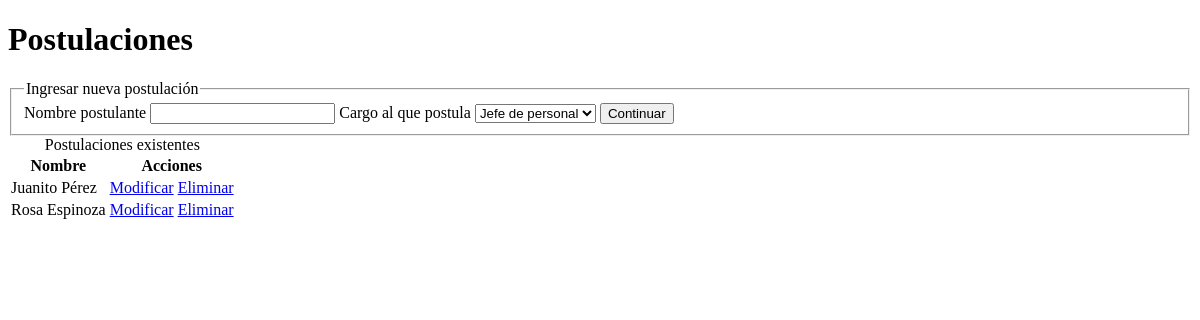
Before: /index.php/postulantes with the older database file.
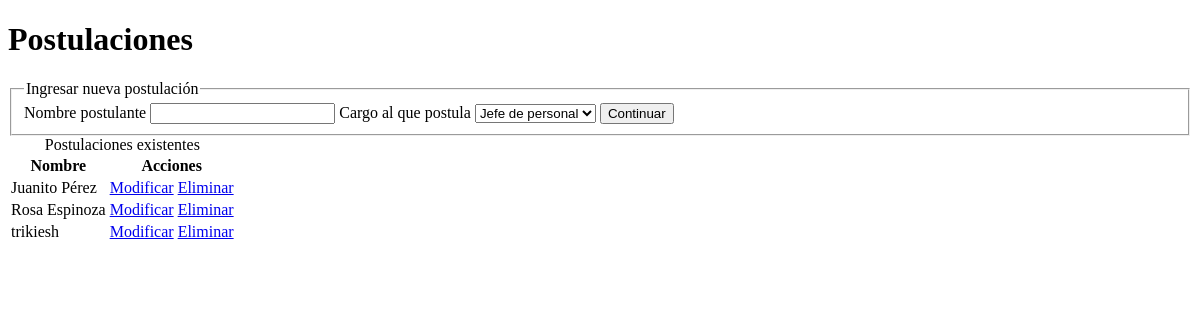
After: the same page with the newer database file.
### tables this page shows
CREATE TABLE "postulante" (
    "id" INTEGER PRIMARY KEY AUTOINCREMENT NOT NULL,
    "nombre" TEXT NOT NULL,
    "id_perfil" INTEGER DEFAULT NULL,
    FOREIGN KEY (id_perfil) REFERENCES perfil(id)
);

### application/controllers/postulantes.php (called while the page is built, shortened)
<?php if ( ! defined('BASEPATH')) exit('No direct script access allowed');
class Postulantes extends CI_Controller {
    public function index() {
		$this->load->model('postulante_model');
		$this->load->model('perfil_model');
        $this->load->view(
			'postulantes/welcome_message',
			array(
				'postulantes' => $this->postulante_model->get(),
				'perfiles' => $this->perfil_model->get()
			)
		);
    }
};

### index.php (called while the page is built, shortened)
<?php
require_once BASEPATH.'core/CodeIgniter.php';

### application/models/perfil_model.php (called while the page is built, shortened)
<?php
class Perfil_model extends CI_Model {
	public function get($id = null) {
		if (is_null($id))
			$retval = $this->db->get('perfil')->result();
		else {
			$retval = $this->db->where('id', $id)->get('perfil')->result();
			$retval = $retval[0];
		}
		return $retval;
	}
}

### application/models/postulante_model.php (called while the page is built, shortened)
<?php
class Postulante_model extends CI_Model {
	public function get($id = null) {
		if (is_null($id))
			$retval = $this->db->get('postulante')->result();
		else {
			$retval = $this->db->where('id', $id)->get('postulante')->result();
			$retval = $retval[0];
		}
		return $retval;
	}
}

### application/views/postulantes/welcome_message.php (the view, shortened to what this page needs)
<!DOCTYPE html>
<html>
    <head>
    </head>
    <body>
        <h1>Postulaciones</h1>
        <form method="post" action="<?=site_url('postulantes/crear') ?>">
            <fieldset>
                <legend>Ingresar nueva postulación</legend>
                <label>
                    <span>Nombre postulante</span>
                    <input type="text" name="postulante[nombre]" required>
                </label>
				<label>
					<span>Cargo al que postula</span>
					<select name="postulante[id_perfil]" required>
						<?php foreach($perfiles as $item): ?>
						<option value="<?=$item->id ?>"><?=htmlspecialchars($item->nombre) ?></option>
						<?php endforeach ?>
					</select>
				</label>
                <button type="submit">Continuar</button>
            </fieldset>
        </form>
        <table>
            <caption>Postulaciones existentes</caption>
            <thead>
                <tr>
                    <th>Nombre</th>
                    <th>Acciones</th>
                </tr>
            </thead>
            <tbody>
				<?php foreach($postulantes as $item): ?>
                <tr>
                    <td><?=htmlspecialchars($item->nombre) ?></td>
                    <td>
                        <a href="<?=site_url('postulantes/descriptores/'.$item->id) ?>">Modificar</a>
                        <a href="<?=site_url('postulantes/eliminar/'.$item->id) ?>" onclick="return confirm('¿Está seguro que desea eliminar la postulación?');">Eliminar</a>
                    </td>
                </tr>
				<?php endforeach ?>
            </tbody>
    </body>

Changed rows visible on the page:
added postulante: nombre "trikiesh"
